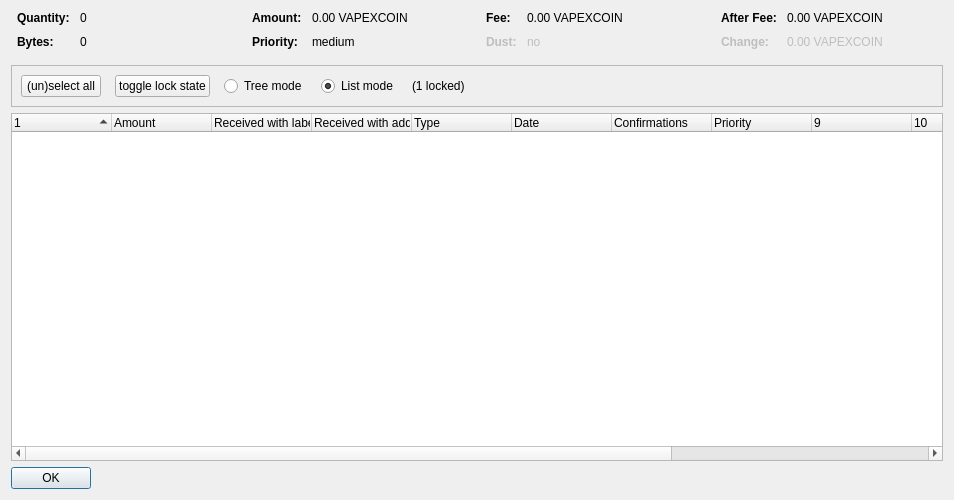
<?xml version="1.0" encoding="UTF-8"?>
<ui version="4.0">
 <class>CoinControlDialog</class>
 <widget class="QDialog" name="CoinControlDialog">
  <property name="geometry">
   <rect>
    <x>0</x>
    <y>0</y>
    <width>954</width>
    <height>500</height>
   </rect>
  </property>
  <property name="windowTitle">
   <string>Coin Selection</string>
  </property>
  <layout class="QVBoxLayout" name="verticalLayout">
   <item>
    <layout class="QHBoxLayout" name="horizontalLayoutTop" stretch="0,0,0,0">
     <property name="topMargin">
      <number>0</number>
     </property>
     <property name="bottomMargin">
      <number>10</number>
     </property>
     <item>
      <layout class="QFormLayout" name="formLayoutCoinControl1">
       <property name="horizontalSpacing">
        <number>10</number>
       </property>
       <property name="verticalSpacing">
        <number>10</number>
       </property>
       <property name="leftMargin">
        <number>6</number>
       </property>
       <property name="rightMargin">
        <number>6</number>
       </property>
       <item row="0" column="0">
        <widget class="QLabel" name="labelCoinControlQuantityText">
         <property name="font">
          <font>
           <weight>75</weight>
           <bold>true</bold>
          </font>
         </property>
         <property name="text">
          <string>Quantity:</string>
         </property>
        </widget>
       </item>
       <item row="0" column="1">
        <widget class="QLabel" name="labelCoinControlQuantity">
         <property name="cursor">
          <cursorShape>IBeamCursor</cursorShape>
         </property>
         <property name="contextMenuPolicy">
          <enum>Qt::ActionsContextMenu</enum>
         </property>
         <property name="text">
          <string notr="true">0</string>
         </property>
         <property name="textInteractionFlags">
          <set>Qt::LinksAccessibleByMouse|Qt::TextSelectableByKeyboard|Qt::TextSelectableByMouse</set>
         </property>
        </widget>
       </item>
       <item row="1" column="0">
        <widget class="QLabel" name="labelCoinControlBytesText">
         <property name="font">
          <font>
           <weight>75</weight>
           <bold>true</bold>
          </font>
         </property>
         <property name="text">
          <string>Bytes:</string>
         </property>
        </widget>
       </item>
       <item row="1" column="1">
        <widget class="QLabel" name="labelCoinControlBytes">
         <property name="cursor">
          <cursorShape>IBeamCursor</cursorShape>
         </property>
         <property name="contextMenuPolicy">
          <enum>Qt::ActionsContextMenu</enum>
         </property>
         <property name="text">
          <string notr="true">0</string>
         </property>
         <property name="textInteractionFlags">
          <set>Qt::LinksAccessibleByMouse|Qt::TextSelectableByKeyboard|Qt::TextSelectableByMouse</set>
         </property>
        </widget>
       </item>
      </layout>
     </item>
     <item>
      <layout class="QFormLayout" name="formLayoutCoinControl2">
       <property name="horizontalSpacing">
        <number>10</number>
       </property>
       <property name="verticalSpacing">
        <number>10</number>
       </property>
       <property name="leftMargin">
        <number>6</number>
       </property>
       <property name="rightMargin">
        <number>6</number>
       </property>
       <item row="0" column="0">
        <widget class="QLabel" name="labelCoinControlAmountText">
         <property name="font">
          <font>
           <weight>75</weight>
           <bold>true</bold>
          </font>
         </property>
         <property name="text">
          <string>Amount:</string>
         </property>
        </widget>
       </item>
       <item row="0" column="1">
        <widget class="QLabel" name="labelCoinControlAmount">
         <property name="cursor">
          <cursorShape>IBeamCursor</cursorShape>
         </property>
         <property name="contextMenuPolicy">
          <enum>Qt::ActionsContextMenu</enum>
         </property>
         <property name="text">
          <string notr="true">0.00 VAPEXCOIN</string>
         </property>
         <property name="textInteractionFlags">
          <set>Qt::LinksAccessibleByMouse|Qt::TextSelectableByKeyboard|Qt::TextSelectableByMouse</set>
         </property>
        </widget>
       </item>
       <item row="1" column="0">
        <widget class="QLabel" name="labelCoinControlPriorityText">
         <property name="font">
          <font>
           <weight>75</weight>
           <bold>true</bold>
          </font>
         </property>
         <property name="text">
          <string>Priority:</string>
         </property>
        </widget>
       </item>
       <item row="1" column="1">
        <widget class="QLabel" name="labelCoinControlPriority">
         <property name="cursor">
          <cursorShape>IBeamCursor</cursorShape>
         </property>
         <property name="contextMenuPolicy">
          <enum>Qt::ActionsContextMenu</enum>
         </property>
         <property name="text">
          <string>medium</string>
         </property>
         <property name="textInteractionFlags">
          <set>Qt::LinksAccessibleByMouse|Qt::TextSelectableByKeyboard|Qt::TextSelectableByMouse</set>
         </property>
        </widget>
       </item>
      </layout>
     </item>
     <item>
      <layout class="QFormLayout" name="formLayoutCoinControl3">
       <property name="horizontalSpacing">
        <number>10</number>
       </property>
       <property name="verticalSpacing">
        <number>10</number>
       </property>
       <property name="leftMargin">
        <number>6</number>
       </property>
       <property name="rightMargin">
        <number>6</number>
       </property>
       <item row="0" column="0">
        <widget class="QLabel" name="labelCoinControlFeeText">
         <property name="font">
          <font>
           <weight>75</weight>
           <bold>true</bold>
          </font>
         </property>
         <property name="text">
          <string>Fee:</string>
         </property>
        </widget>
       </item>
       <item row="0" column="1">
        <widget class="QLabel" name="labelCoinControlFee">
         <property name="cursor">
          <cursorShape>IBeamCursor</cursorShape>
         </property>
         <property name="contextMenuPolicy">
          <enum>Qt::ActionsContextMenu</enum>
         </property>
         <property name="text">
          <string notr="true">0.00 VAPEXCOIN</string>
         </property>
         <property name="textInteractionFlags">
          <set>Qt::LinksAccessibleByMouse|Qt::TextSelectableByKeyboard|Qt::TextSelectableByMouse</set>
         </property>
        </widget>
       </item>
       <item row="1" column="0">
        <widget class="QLabel" name="labelCoinControlLowOutputText">
         <property name="enabled">
          <bool>false</bool>
         </property>
         <property name="font">
          <font>
           <weight>75</weight>
           <bold>true</bold>
          </font>
         </property>
         <property name="text">
          <string>Dust:</string>
         </property>
        </widget>
       </item>
       <item row="1" column="1">
        <widget class="QLabel" name="labelCoinControlLowOutput">
         <property name="enabled">
          <bool>false</bool>
         </property>
         <property name="cursor">
          <cursorShape>IBeamCursor</cursorShape>
         </property>
         <property name="contextMenuPolicy">
          <enum>Qt::ActionsContextMenu</enum>
         </property>
         <property name="text">
          <string>no</string>
         </property>
         <property name="textInteractionFlags">
          <set>Qt::LinksAccessibleByMouse|Qt::TextSelectableByKeyboard|Qt::TextSelectableByMouse</set>
         </property>
        </widget>
       </item>
      </layout>
     </item>
     <item>
      <layout class="QFormLayout" name="formLayoutCoinControl4">
       <property name="horizontalSpacing">
        <number>10</number>
       </property>
       <property name="verticalSpacing">
        <number>10</number>
       </property>
       <property name="leftMargin">
        <number>6</number>
       </property>
       <property name="rightMargin">
        <number>6</number>
       </property>
       <item row="0" column="0">
        <widget class="QLabel" name="labelCoinControlAfterFeeText">
         <property name="font">
          <font>
           <weight>75</weight>
           <bold>true</bold>
          </font>
         </property>
         <property name="text">
          <string>After Fee:</string>
         </property>
        </widget>
       </item>
       <item row="0" column="1">
        <widget class="QLabel" name="labelCoinControlAfterFee">
         <property name="cursor">
          <cursorShape>IBeamCursor</cursorShape>
         </property>
         <property name="contextMenuPolicy">
          <enum>Qt::ActionsContextMenu</enum>
         </property>
         <property name="text">
          <string notr="true">0.00 VAPEXCOIN</string>
         </property>
         <property name="textInteractionFlags">
          <set>Qt::LinksAccessibleByMouse|Qt::TextSelectableByKeyboard|Qt::TextSelectableByMouse</set>
         </property>
        </widget>
       </item>
       <item row="1" column="0">
        <widget class="QLabel" name="labelCoinControlChangeText">
         <property name="enabled">
          <bool>false</bool>
         </property>
         <property name="font">
          <font>
           <weight>75</weight>
           <bold>true</bold>
          </font>
         </property>
         <property name="text">
          <string>Change:</string>
         </property>
        </widget>
       </item>
       <item row="1" column="1">
        <widget class="QLabel" name="labelCoinControlChange">
         <property name="enabled">
          <bool>false</bool>
         </property>
         <property name="cursor">
          <cursorShape>IBeamCursor</cursorShape>
         </property>
         <property name="contextMenuPolicy">
          <enum>Qt::ActionsContextMenu</enum>
         </property>
         <property name="text">
          <string notr="true">0.00 VAPEXCOIN</string>
         </property>
         <property name="textInteractionFlags">
          <set>Qt::LinksAccessibleByMouse|Qt::TextSelectableByKeyboard|Qt::TextSelectableByMouse</set>
         </property>
        </widget>
       </item>
      </layout>
     </item>
    </layout>
   </item>
   <item>
    <widget class="QFrame" name="frame">
     <property name="minimumSize">
      <size>
       <width>0</width>
       <height>40</height>
      </size>
     </property>
     <property name="frameShape">
      <enum>QFrame::StyledPanel</enum>
     </property>
     <property name="frameShadow">
      <enum>QFrame::Sunken</enum>
     </property>
     <layout class="QHBoxLayout" name="horizontalLayout">
      <item>
       <layout class="QHBoxLayout" name="horizontalLayoutPanel" stretch="0,0,0,0,0,0">
        <property name="spacing">
         <number>14</number>
        </property>
        <item>
         <widget class="QPushButton" name="pushButtonSelectAll">
          <property name="sizePolicy">
           <sizepolicy hsizetype="Maximum" vsizetype="Fixed">
            <horstretch>0</horstretch>
            <verstretch>0</verstretch>
           </sizepolicy>
          </property>
          <property name="text">
           <string>(un)select all</string>
          </property>
          <property name="autoDefault">
           <bool>false</bool>
          </property>
         </widget>
        </item>
        <item>
         <widget class="QPushButton" name="pushButtonToggleLock">
          <property name="sizePolicy">
           <sizepolicy hsizetype="Maximum" vsizetype="Fixed">
            <horstretch>0</horstretch>
            <verstretch>0</verstretch>
           </sizepolicy>
          </property>
          <property name="text">
           <string>toggle lock state</string>
          </property>
          <property name="autoDefault">
           <bool>false</bool>
          </property>
         </widget>
        </item>
        <item>
         <widget class="QRadioButton" name="radioTreeMode">
          <property name="sizePolicy">
           <sizepolicy hsizetype="Maximum" vsizetype="Fixed">
            <horstretch>0</horstretch>
            <verstretch>0</verstretch>
           </sizepolicy>
          </property>
          <property name="text">
           <string>Tree mode</string>
          </property>
         </widget>
        </item>
        <item>
         <widget class="QRadioButton" name="radioListMode">
          <property name="sizePolicy">
           <sizepolicy hsizetype="Maximum" vsizetype="Fixed">
            <horstretch>0</horstretch>
            <verstretch>0</verstretch>
           </sizepolicy>
          </property>
          <property name="text">
           <string>List mode</string>
          </property>
          <property name="checked">
           <bool>true</bool>
          </property>
         </widget>
        </item>
        <item>
         <widget class="QLabel" name="labelLocked">
          <property name="text">
           <string>(1 locked)</string>
          </property>
         </widget>
        </item>
        <item>
         <spacer name="horizontalSpacer">
          <property name="orientation">
           <enum>Qt::Horizontal</enum>
          </property>
          <property name="sizeHint" stdset="0">
           <size>
            <width>40</width>
            <height>20</height>
           </size>
          </property>
         </spacer>
        </item>
       </layout>
      </item>
     </layout>
    </widget>
   </item>
   <item>
    <widget class="CoinControlTreeWidget" name="treeWidget">
     <property name="contextMenuPolicy">
      <enum>Qt::CustomContextMenu</enum>
     </property>
     <property name="sortingEnabled">
      <bool>false</bool>
     </property>
     <property name="columnCount">
      <number>13</number>
     </property>
     <attribute name="headerShowSortIndicator" stdset="0">
      <bool>true</bool>
     </attribute>
     <attribute name="headerStretchLastSection">
      <bool>false</bool>
     </attribute>
     <column>
      <property name="text">
       <string/>
      </property>
     </column>
     <column>
      <property name="text">
       <string>Amount</string>
      </property>
     </column>
     <column>
      <property name="text">
       <string>Received with label</string>
      </property>
     </column>
     <column>
      <property name="text">
       <string>Received with address</string>
      </property>
     </column>
     <column>
      <property name="text">
	<string>Type</string>
      </property>
     </column>
     <column>
      <property name="text">	 
       <string>Date</string>
      </property>
     </column>
     <column>
      <property name="text">
       <string>Confirmations</string>
      </property>
      <property name="toolTip">
       <string>Confirmed</string>
      </property>
     </column>
     <column>
      <property name="text">
       <string>Priority</string>
      </property>
     </column>
     <column>
      <property name="text">
       <string/>
      </property>
     </column>
     <column>
      <property name="text">
       <string/>
      </property>
     </column>
     <column>
      <property name="text">
       <string/>
      </property>
     </column>
     <column>
      <property name="text">
       <string/>
      </property>
     </column>
     <column>
      <property name="text">
       <string/>
      </property>
     </column>
    </widget>
   </item>
   <item>
    <widget class="QDialogButtonBox" name="buttonBox">
     <property name="sizePolicy">
      <sizepolicy hsizetype="Maximum" vsizetype="Fixed">
       <horstretch>0</horstretch>
       <verstretch>0</verstretch>
      </sizepolicy>
     </property>
     <property name="orientation">
      <enum>Qt::Horizontal</enum>
     </property>
     <property name="standardButtons">
      <set>QDialogButtonBox::Ok</set>
     </property>
    </widget>
   </item>
  </layout>
 </widget>
 <customwidgets>
  <customwidget>
   <class>CoinControlTreeWidget</class>
   <extends>QTreeWidget</extends>
   <header>coincontroltreewidget.h</header>
  </customwidget>
 </customwidgets>
 <resources/>
 <connections/>
</ui>
